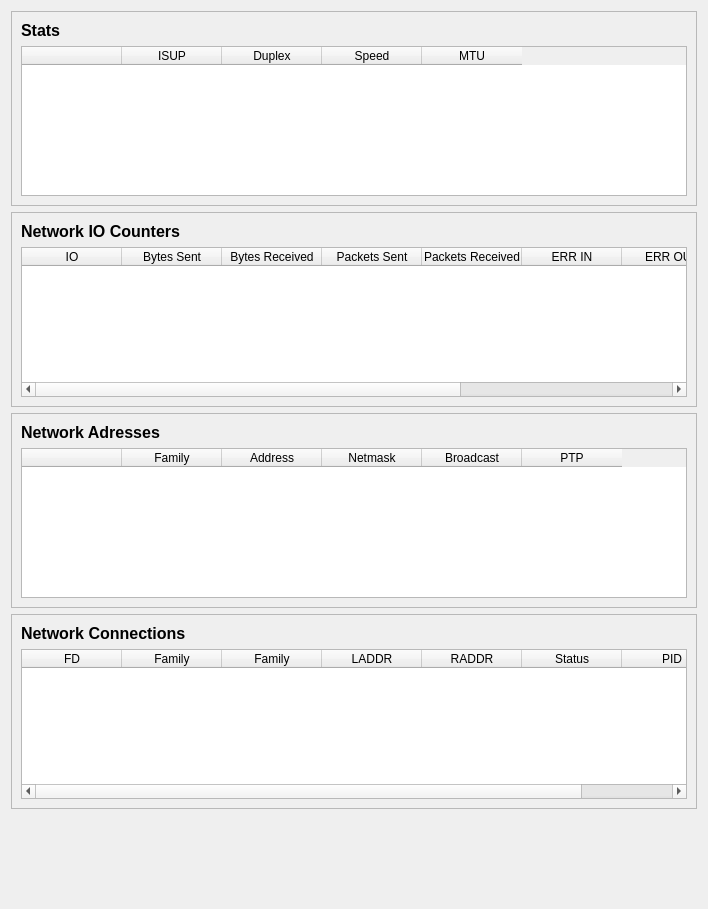
                <widget class="QWidget" name="scrollAreaWidgetContents">
                 <property name="geometry">
                  <rect>
                   <x>0</x>
                   <y>0</y>
                   <width>708</width>
                   <height>907</height>
                  </rect>
                 </property>
                 <layout class="QVBoxLayout" name="verticalLayout_10">
                  <property name="bottomMargin">
                   <number>100</number>
                  </property>
                  <item>
                   <widget class="QFrame" name="frame_7">
                    <property name="frameShape">
                     <enum>QFrame::Shape::StyledPanel</enum>
                    </property>
                    <property name="frameShadow">
                     <enum>QFrame::Shadow::Raised</enum>
                    </property>
                    <layout class="QVBoxLayout" name="verticalLayout_11">
                     <item>
                      <widget class="QLabel" name="label_53">
                       <property name="font">
                        <font>
                         <pointsize>12</pointsize>
                         <bold>true</bold>
                        </font>
                       </property>
                       <property name="text">
                        <string>Stats</string>
                       </property>
                      </widget>
                     </item>
                     <item>
                      <widget class="QTableWidget" name="net_stats_table">
                       <property name="minimumSize">
                        <size>
                         <width>0</width>
                         <height>150</height>
                        </size>
                       </property>
                       <column>
                        <property name="text">
                         <string/>
                        </property>
                       </column>
                       <column>
                        <property name="text">
                         <string>ISUP</string>
                        </property>
                       </column>
                       <column>
                        <property name="text">
                         <string>Duplex</string>
                        </property>
                       </column>
                       <column>
                        <property name="text">
                         <string>Speed</string>
                        </property>
                       </column>
                       <column>
                        <property name="text">
                         <string>MTU</string>
                        </property>
                       </column>
                      </widget>
                     </item>
                    </layout>
                   </widget>
                  </item>
                  <item>
                   <widget class="QFrame" name="frame_8">
                    <property name="frameShape">
                     <enum>QFrame::Shape::StyledPanel</enum>
                    </property>
                    <property name="frameShadow">
                     <enum>QFrame::Shadow::Raised</enum>
                    </property>
                    <layout class="QVBoxLayout" name="verticalLayout_12">
                     <item>
                      <widget class="QLabel" name="label_54">
                       <property name="font">
                        <font>
                         <pointsize>12</pointsize>
                         <bold>true</bold>
                        </font>
                       </property>
                       <property name="text">
                        <string>Network IO Counters</string>
                       </property>
                      </widget>
                     </item>
                     <item>
                      <widget class="QTableWidget" name="net_io_table">
                       <property name="minimumSize">
                        <size>
                         <width>0</width>
                         <height>150</height>
                        </size>
                       </property>
                       <column>
                        <property name="text">
                         <string>IO</string>
                        </property>
                       </column>
                       <column>
                        <property name="text">
                         <string>Bytes Sent</string>
                        </property>
                       </column>
                       <column>
                        <property name="text">
                         <string>Bytes Received</string>
                        </property>
                       </column>
                       <column>
                        <property name="text">
                         <string>Packets Sent</string>
                        </property>
                       </column>
                       <column>
                        <property name="text">
                         <string>Packets Received</string>
                        </property>
                       </column>
                       <column>
                        <property name="text">
                         <string>ERR IN</string>
                        </property>
                       </column>
                       <column>
                        <property name="text">
                         <string>ERR OUT</string>
                        </property>
                       </column>
                       <column>
                        <property name="text">
                         <string>Drop In</string>
                        </property>
                       </column>
                       <column>
                        <property name="text">
                         <string>Drop Out</string>
                        </property>
                       </column>
                      </widget>
                     </item>
                    </layout>
                   </widget>
                  </item>
                  <item>
                   <widget class="QFrame" name="frame_9">
                    <property name="frameShape">
                     <enum>QFrame::Shape::StyledPanel</enum>
                    </property>
                    <property name="frameShadow">
                     <enum>QFrame::Shadow::Raised</enum>
                    </property>
                    <layout class="QVBoxLayout" name="verticalLayout_13">
                     <item>
                      <widget class="QLabel" name="label_55">
                       <property name="font">
                        <font>
                         <pointsize>12</pointsize>
                         <bold>true</bold>
                        </font>
                       </property>
                       <property name="text">
                        <string>Network Adresses</string>
                       </property>
                      </widget>
                     </item>
                     <item>
                      <widget class="QTableWidget" name="net_addr_table">
                       <property name="minimumSize">
                        <size>
                         <width>0</width>
                         <height>150</height>
                        </size>
                       </property>
                       <column>
                        <property name="text">
                         <string/>
                        </property>
                       </column>
                       <column>
                        <property name="text">
                         <string>Family</string>
                        </property>
                       </column>
                       <column>
                        <property name="text">
                         <string>Address</string>
                        </property>
                       </column>
                       <column>
                        <property name="text">
                         <string>Netmask</string>
                        </property>
                       </column>
                       <column>
                        <property name="text">
                         <string>Broadcast</string>
                        </property>
                       </column>
                       <column>
                        <property name="text">
                         <string>PTP</string>
                        </property>
                       </column>
                      </widget>
                     </item>
                    </layout>
                   </widget>
                  </item>
                  <item>
                   <widget class="QFrame" name="frame_10">
                    <property name="frameShape">
                     <enum>QFrame::Shape::StyledPanel</enum>
                    </property>
                    <property name="frameShadow">
                     <enum>QFrame::Shadow::Raised</enum>
                    </property>
                    <layout class="QVBoxLayout" name="verticalLayout_14">
                     <item>
                      <widget class="QLabel" name="label_56">
                       <property name="font">
                        <font>
                         <pointsize>12</pointsize>
                         <bold>true</bold>
                        </font>
                       </property>
                       <property name="text">
                        <string>Network Connections</string>
                       </property>
                      </widget>
                     </item>
                     <item>
                      <widget class="QTableWidget" name="net_conn_table">
                       <property name="minimumSize">
                        <size>
                         <width>0</width>
                         <height>150</height>
                        </size>
                       </property>
                       <column>
                        <property name="text">
                         <string>FD</string>
                        </property>
                       </column>
                       <column>
                        <property name="text">
                         <string>Family</string>
                        </property>
                       </column>
                       <column>
                        <property name="text">
                         <string>Family</string>
                        </property>
                       </column>
                       <column>
                        <property name="text">
                         <string>LADDR</string>
                        </property>
                       </column>
                       <column>
                        <property name="text">
                         <string>RADDR</string>
                        </property>
                       </column>
                       <column>
                        <property name="text">
                         <string>Status</string>
                        </property>
                       </column>
                       <column>
                        <property name="text">
                         <string>PID</string>
                        </property>
                       </column>
                      </widget>
                     </item>
                    </layout>
                   </widget>
                  </item>
                 </layout>
                </widget>
